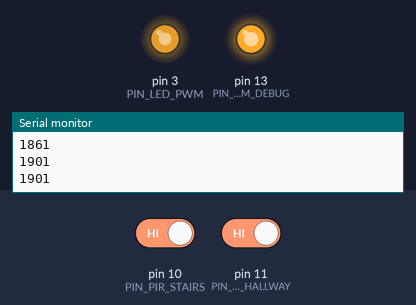
Recording of a sketch running on a simulated Arduino Uno, built with avr-gcc and run on an emulated ATmega328P. Parts: output pins drawn as LEDs (lit = HIGH), the last lines printed to the serial monitor. Inputs (shaded band) come from the test bench; at power-on: pin 10 (PIN_PIR_STAIRS) HIGH, pin 11 (PIN_PIR_HALLWAY) HIGH.

Above: at 1.2 s.
1.3 s: pin 10 (PIN_PIR_STAIRS) driven LOW and pin 11 (PIN_PIR_HALLWAY) driven LOW
At 2.89 s:
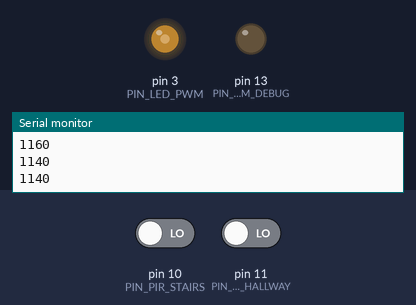
At 3.8 s:
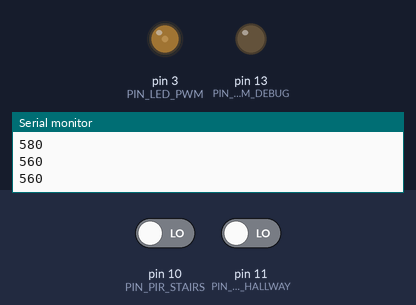
4.3 s: pin 10 (PIN_PIR_STAIRS) driven HIGH
At 7.0 s:
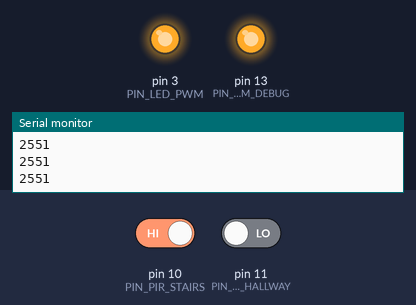
Timing chart, 0 to 8.5 s (numbered marks = the images above; inputs shaded):
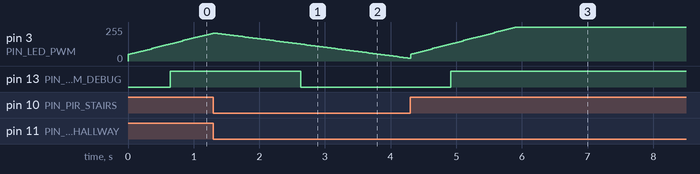

The sketch:

Vrata_PIR.ino
```cpp
#define PIN_PIR_HALLWAY   11
#define PIN_PIR_STAIRS    10
#define PIN_LED_PWM       3
#define PIN_LED_PWM_DEBUG 13

#define EXECUTE_TIME 30 // every 30ms

int lightsOn(bool); // accepts 1 or 0 to turn lights on or off.

void setup() {
  pinMode(PIN_PIR_HALLWAY, INPUT);
  pinMode(PIN_PIR_STAIRS, INPUT);
  Serial.begin(9600);
}

void loop() {
  bool pirHallway = digitalRead(PIN_PIR_HALLWAY);
  bool pirStairs = digitalRead(PIN_PIR_STAIRS);


  bool lightOnSignal = (pirHallway || pirStairs);

  Serial.println(lightOnSignal);
  lightsOn(lightOnSignal);
}

int lightsOn(bool inputPIR)
{
  static unsigned long lastExecuteTime = 0;
  unsigned long currentTime = millis();
  static int valuePWM = 0;

  if (currentTime - lastExecuteTime > EXECUTE_TIME)
  {
    valuePWM += 4*inputPIR - 2*(!inputPIR); // if PIR 1 then add 2, else subtract 1
    if (valuePWM > 255) valuePWM = 255;
    if (valuePWM < 0) valuePWM = 0;
    lastExecuteTime = currentTime;
  }
  if (inputPIR)
  {
    if (valuePWM < 50)
    {
      valuePWM = 50;
    }
  }

  Serial.print(valuePWM);
  analogWrite(PIN_LED_PWM, valuePWM);
  analogWrite(PIN_LED_PWM_DEBUG, valuePWM);
}
```

Measured:
- after the input at 1.3 s, pin 13 (PIN_LED_PWM_DEBUG): HIGH → LOW after 1.3 s
- after the input at 4.3 s, pin 13 (PIN_LED_PWM_DEBUG): LOW → HIGH after 0.62 s
